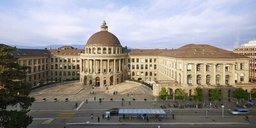
#> input picture exercise5-image-segmentation/mean-shift/eth.jpg, 256 x 128 px, shrunk from 400 x 200 before the run, found by its file name
$ python mean-shift.py
#> lines starting #> are read from the running program, lines starting #| are printed output that depends on the picture
import time
import numpy as np

# run `pip install scikit-image` to install skimage, if you haven't done so
from skimage import io, color
from skimage.transform import rescale


# Changed function signature to compute vectorized distances
def distance(X):
    return np.sqrt(((X[:, np.newaxis] - X) ** 2).sum(axis=2)) # Vectorized computation of all pairwise distances

def gaussian(dists, bandwidth):
    return np.exp(-0.5 * (dists / bandwidth) ** 2)

def update_point(weights, X):
    weighted_sum = np.dot(weights, X)
    sum_of_weights = weights.sum(axis=1, keepdims=True)
    return weighted_sum / sum_of_weights

def meanshift_step(X, bandwidth=2.5):
    dists = distance(X)                     # Use the vectorized distance function
    weights = gaussian(dists, bandwidth)    # Use the gaussian function
    new_X = update_point(weights, X)        # Use the vectorized update function
    return new_X                            # Return new X


def meanshift(X, bandwidth, num_labels):
    # Set number of centroids to num of pixels at the start (set it to some large value)
    num_centroids = X.shape[0]
    step_count = 0
    while True:
        X = meanshift_step(X, bandwidth)
        # Check for convergence behaviour via centroids
        centroids, labels = np.unique((X / 4).round(), return_inverse=True, axis=0)
        num_centroids = centroids.shape[0]
        print("Step " + str(step_count+1) + " (centroids=" + str(num_centroids) + ")")
        if(num_centroids <= num_labels):
            break
        else:
            step_count += 1
    return X

# Hyperparameters
scale = 0.5         # downscale the image to run faster
bandwidth = 7       # bandwitdth for gaussians

# Load image and convert it to CIELAB space
image = rescale(io.imread('exercise5-image-segmentation/mean-shift/eth.jpg'), scale, channel_axis=-1)
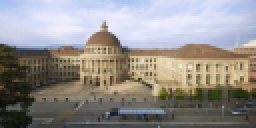
#> image: shape (64, 128, 3) float64 (shown 2 times larger); mean R, G, B 0.58, 0.564, 0.554
image_lab = color.rgb2lab(image)
#> image_lab: shape (64, 128, 3) float64; mean of channels 0, 1, 2 58.9, 1.6, 2.6
shape = image_lab.shape # record image shape
#> shape = (64, 128, 3)
image_lab = image_lab.reshape([-1, 3])  # flatten the image

# Load label colours
colors = np.load('exercise5-image-segmentation/mean-shift/colors.npz')['colors']
#> (reads exercise5-image-segmentation/mean-shift/colors.npz from the repository)

# Run your mean-shift algorithm
t = time.time()
X = meanshift(image_lab, bandwidth, colors.shape[0]) # Use number of label colours as loop condition within mean shift
#> the loop in meanshift, `while True:` made 4 passes
#> pass 1, in meanshift_step, `dists = distance(X)`:
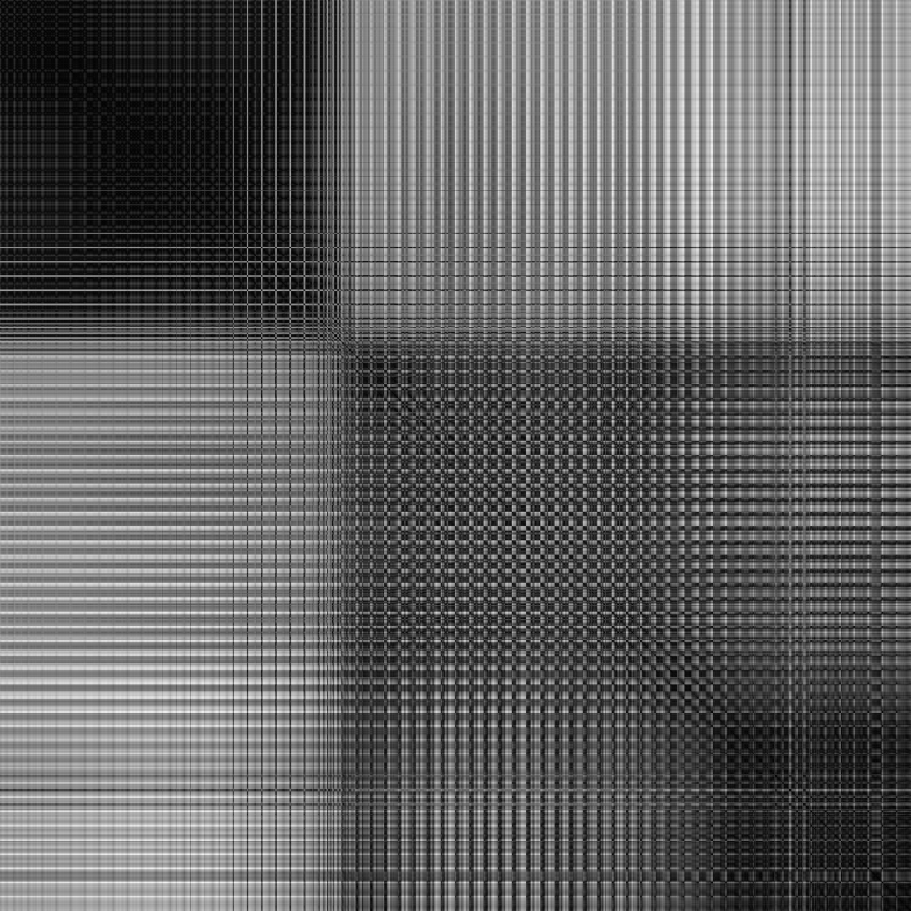
#> dists: shape (8192, 8192) float64 (shown at 1/9 size); min 0, max 92.55, mean 35.8; drawn with min black and max white
#> pass 1, in meanshift_step, `weights = gaussian(dists, bandwidth)`:
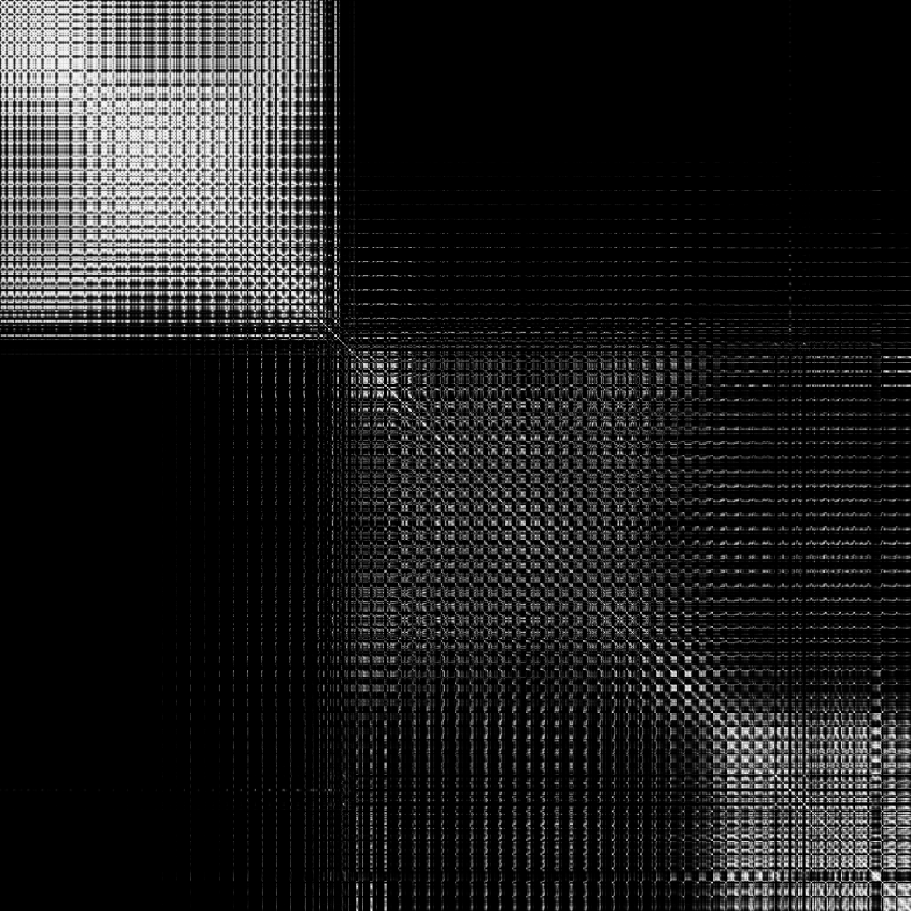
#> weights: shape (8192, 8192) float64 (shown at 1/9 size); min 1.09e-38, max 1, mean 0.124
#> pass 2, in meanshift_step (call 2), `weights = gaussian(dists, bandwidth)`:
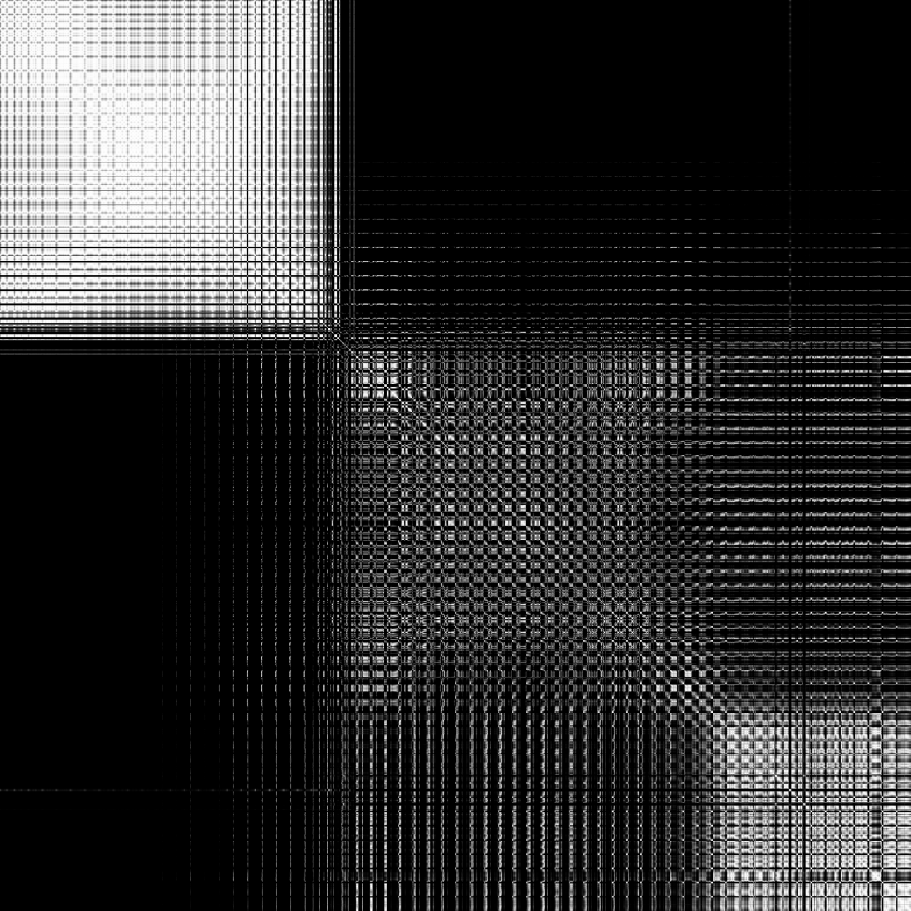
#> weights: shape (8192, 8192) float64 (shown at 1/9 size); min 1.66e-30, max 1, mean 0.193
#> after the loop in meanshift, `while True:`: step_count = 3
t = time.time() - t
print ('Elapsed time for mean-shift: {}'.format(t))


# Draw labels as an image
colors[colors > 1.0] = 1
colors[colors < 0.0] = 0

centroids, labels = np.unique((X / 4).round(), return_inverse=True, axis=0)
#> centroids = 19 rows, first 8: [7, 0, 2], [8, 0, 2], [9, 0, 2], [10, 0, 2], [10, 0, 3], [11, 0, 3], [11, 1, 3], [12, 1, 3]; labels = 8192 values, max 18 at index 0, min 0 at index 4101, mean 9.99

result_image = colors[labels].reshape(shape)
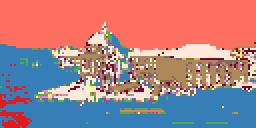
#> result_image: shape (64, 128, 3) float64 (shown 2 times larger); mean of channels 0, 1, 2 0.671, 0.507, 0.528; drawn as R, G, B
result_image = rescale(result_image, 1 / scale, order=0, channel_axis=-1)     # resize result image to original resolution
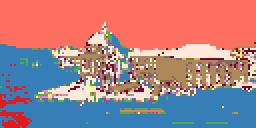
#> result_image: shape (128, 256, 3) float64; mean of channels 0, 1, 2 0.671, 0.507, 0.528; drawn as R, G, B
result_image = (result_image * 255).astype(np.uint8)
io.imsave('exercise5-image-segmentation/mean-shift/result.jpg', result_image)
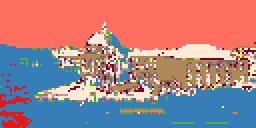
#> saved as result.jpg: shape (128, 256, 3); mean R, G, B 169.7, 129.2, 134.2
